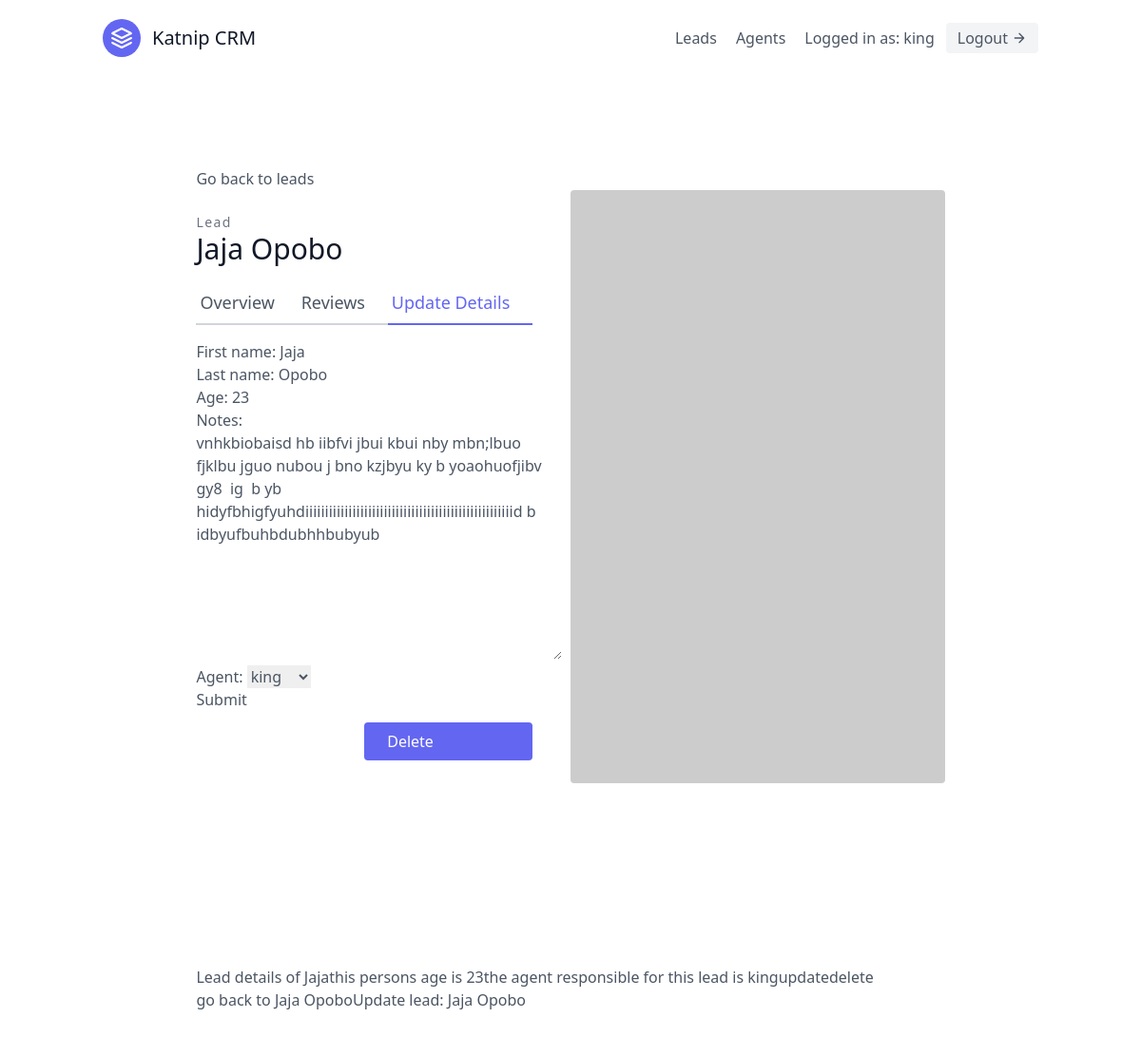
Before: /leads/1/update/ (signed in) with the older database file.
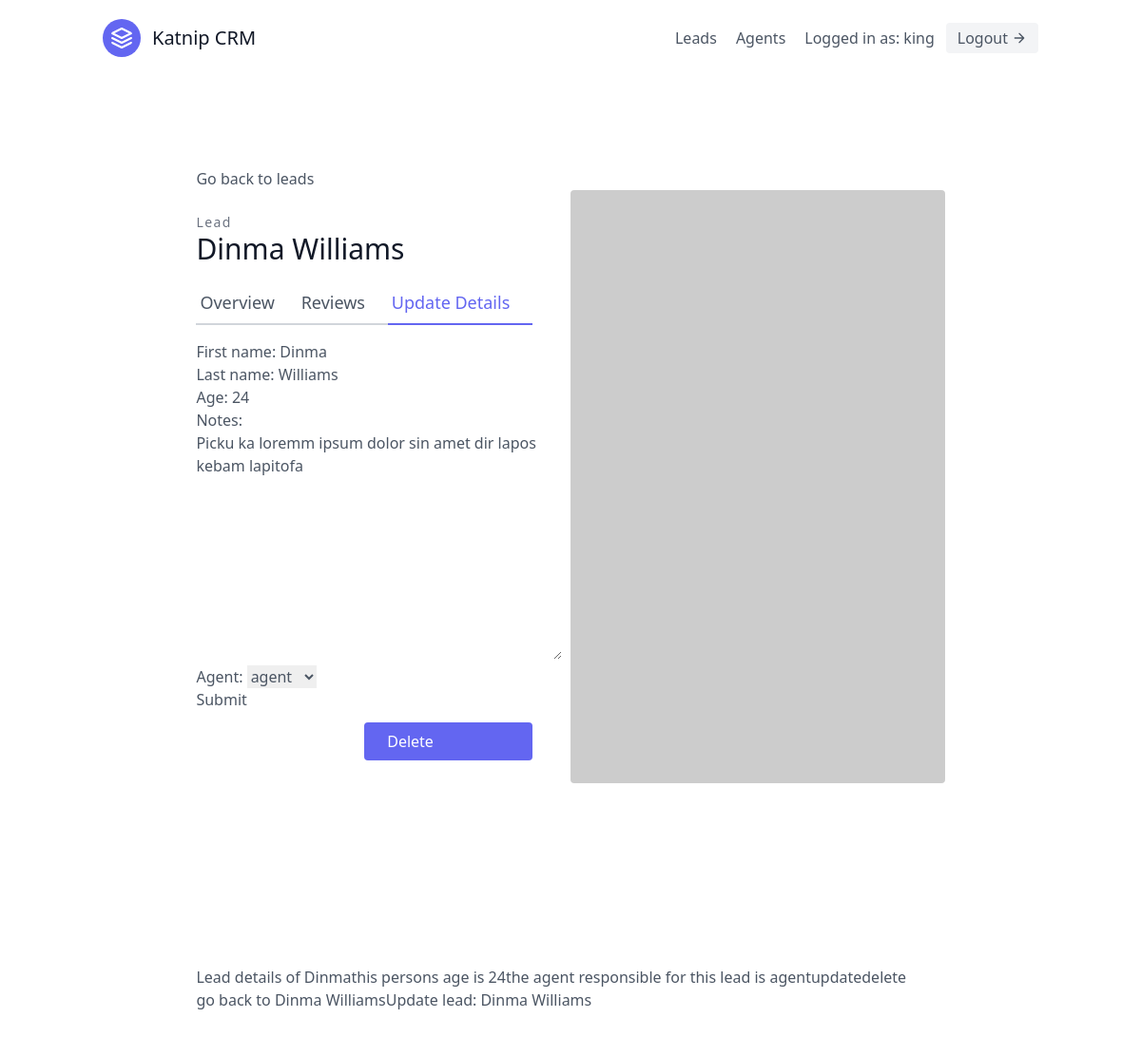
After: the same page with the newer database file.
### leads/models.py (models this page shows, shortened)
class Lead(models.Model):
    first_name = models.CharField(max_length=20)
    last_name = models.CharField(max_length=20)
    notes = models.TextField(default="")
    age = models.IntegerField(default=0)
    agent = models.ForeignKey(
        "Agent", on_delete=models.SET_NULL, null=True, blank=True
    )
    organisation = models.ForeignKey(
        UserProfile, on_delete=models.CASCADE
    )

class Agent(models.Model):
    user = models.OneToOneField(User, on_delete=models.CASCADE)
    organisation = models.ForeignKey(
        UserProfile, on_delete=models.CASCADE
    )
    def __str__(self):
        return self.user.username

class User(AbstractUser):
    is_organiser = models.BooleanField(default=True)
    is_agent = models.BooleanField(default=False)

### leads/views.py (the view, shortened to what this page needs)
# urls.py: path("<int:pk>/update/", LeadUpdateView.as_view(), name="lead-update"),
class LeadUpdateView(OrganiserAndLoginRequiredMixin, UpdateView):
    template_name = 'leads/lead_update.html'
    form_class = LeadModelForm
    def get_queryset(self):
        user = self.request.user
        return Lead.objects.filter(organisation=user.userprofile)

### leads/forms.py
class LeadModelForm(forms.ModelForm):
    class Meta:
        model = Lead
        fields = (
            "first_name",
            "last_name",
            "age",
            'notes',
            "agent",
        )

### agents/mixins.py (called while the page is built)
    def dispatch(self, request, *args, **kwargs):
        if not request.user.is_authenticated or not request.user.is_organiser:
            return redirect('login')
        return super().dispatch(request, *args, **kwargs)

### leads/templates/leads/lead_update.html (shortened to what this page needs)
{% extends "base.html" %}
{% block content %}
<section class="text-gray-600 body-font overflow-hidden">
  <div class="container px-5 py-24 mx-auto">
    <div class="lg:w-4/5 mx-auto flex flex-wrap">
      <a href="{% url 'leads:lead-list' %}">Go back to leads</a>
    </div>
    <div class="lg:w-4/5 mx-auto flex flex-wrap">
      <div class="lg:w-1/2 w-full lg:pr-10 lg:py-6 mb-6 lg:mb-0">
        <h2 class="text-sm title-font text-gray-500 tracking-widest">Lead</h2>
        <h1 class="text-gray-900 text-3xl title-font font-medium mb-4">{{ lead.first_name }} {{ lead.last_name }}</h1>
        <div class="flex mb-4">
          <a class="flex-grow border-b-2 border-gray-300 py-2 text-lg px-1"
            href="{% url 'leads:lead-detail' lead.pk %}">
            Overview
          </a>
          <a class="flex-grow border-b-2 border-gray-300 py-2 text-lg px-1">Reviews</a>
          <a href="{% url 'leads:lead-update' lead.pk %}"
            class="flex-grow text-indigo-500 border-b-2 border-indigo-500 py-2 text-lg px-1">
            Update Details
          </a>
        </div>
        <form method="post">
          {{ form.as_p }}
          <button type="submit" >Submit</button>
        </form>
        <a href="{% url 'leads:lead-delete' lead.pk %}" class="w-1/2 mt-3 flex ml-auto text-white bg-indigo-500 border-0 py-2 px-6 focus:outline-none hover:bg-indigo-600 rounded">Delete</a>
      </div>
      <img alt="ecommerce" class="lg:w-1/2 w-full lg:h-auto h-64 object-cover object-center rounded"
        src="https://dummyimage.com/400x400">
    </div>
  </div>
</section>
<section class="text-gray-600 body-font overflow-hidden">
  <div class="container px-5 py-24 mx-auto">
    <div class="lg:w-4/5 mx-auto flex flex-wrap">
      Lead details of {{ lead.first_name }}</h1>
      <h5>
        this persons age is {{ lead.age }}
      </h5>
      <h5>
        the agent responsible for this lead is {{ lead.agent }}
      </h5>
      <a href="{% url 'leads:lead-update' lead.pk %}">update</a>
      <a >delete</a>
      <a href="{% url 'leads:lead-detail' lead.pk %}">go back to {{ lead.first_name }} {{ lead.last_name }}</a>
      <h1>Update lead: {{ lead.first_name }} {{ lead.last_name }}</h1>
    </div>
  </div>
</section>
{% endblock content %}

Changed rows visible on the page:
changed Lead: first_name "Jaja" → "Dinma"; last_name "Opobo" → "Williams"; age "23" → "24"; notes "vnhkbiobaisd hb iibfvi jbui kbui nby mbn;lbuo fjklbu jguo nubou j bno kzjbyu ky b yoaohuofjibv gy8 ig b yb hidyfbhigfyuhdiiiiiiiiiiiiiiiiiiiiiiiiiiiiiiiiiiiiiiiiiiiiiiiiiiiiid b idbyufbuhbdubhhbubyub" → "Picku ka loremm ipsum dolor sin amet dir lapos kebam lapitofa"; agent "king" → "agent"
